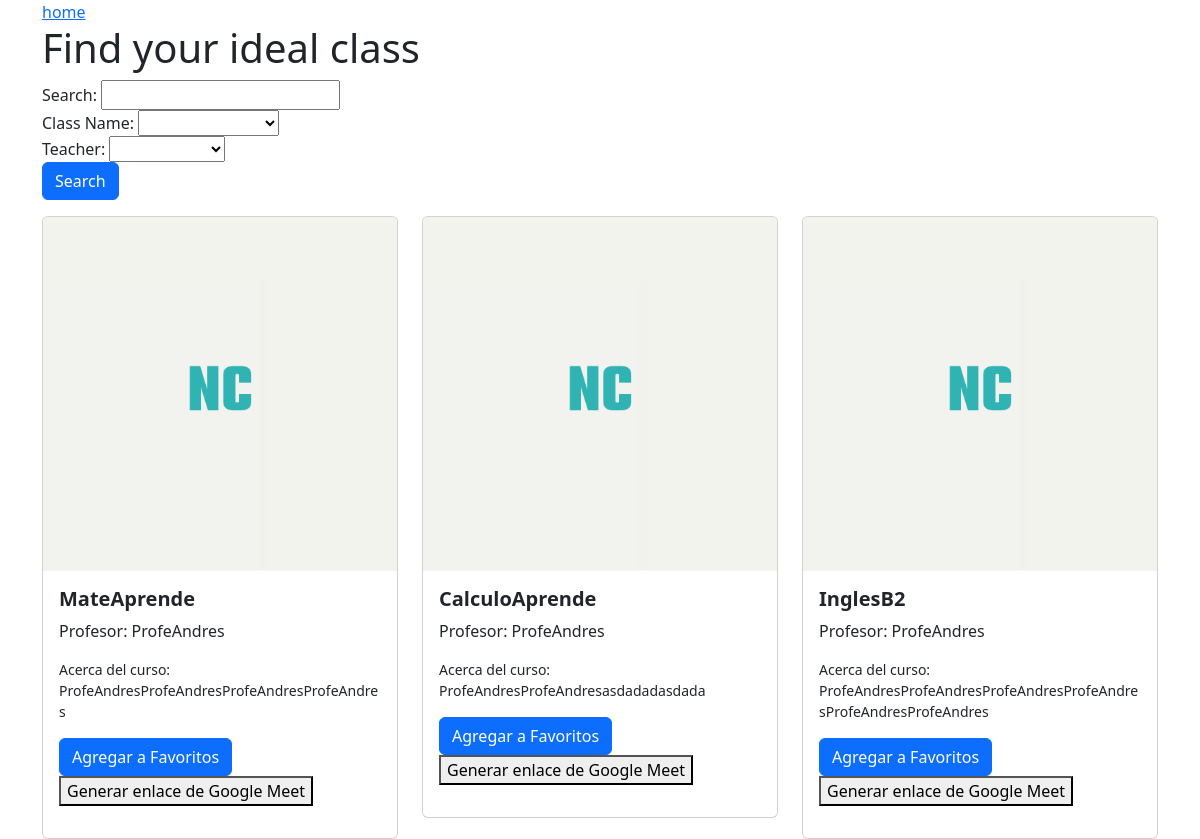
/classes/, run on the app's committed database.
### users/models.py (models this page shows, shortened)
class Class(models.Model):
    className = models.CharField(max_length=100)
    teacher = models.ForeignKey(Teacher, on_delete=models.CASCADE)
    description = models.TextField()
    class_picture = models.ImageField(upload_to='class_photos/', default='class_photos/default_profile.png', null=True, blank=True)

class Teacher(models.Model):
    user = models.OneToOneField(User, on_delete=models.CASCADE)
    specialties = models.CharField(
        max_length=50,
        choices=Specialties.choices
    )
    biography = models.TextField()
    average_rating = models.FloatField(default=0.0)
    availability = models.CharField(
        max_length=50,
        choices=Availability.choices
    )
    mode = models.CharField(
        max_length=50,
        choices=Mode.choices
    )

class User(AbstractBaseUser, PermissionsMixin):
    user_id = models.AutoField(primary_key=True)
    name = models.CharField(max_length=255)
    username = models.CharField(max_length=150, unique=True)
    email = models.EmailField(unique=True)
    password = models.CharField(max_length=128)
    user_type = models.CharField(
        max_length=10,
        choices=UserType.choices
    )
    registration_date = models.DateTimeField(auto_now_add=True)
    profile_picture = models.ImageField(upload_to='profile_photos/', default='profile_photos/default_profile.png',
                                        null=True, blank=True)
    address = models.CharField(max_length=255, null=True, blank=True)
    profile_complete = models.BooleanField(default=False)
    is_active = models.BooleanField(default=True)
    is_staff = models.BooleanField(default=False)
    objects = UserManager()
    USERNAME_FIELD = 'username'
    REQUIRED_FIELDS = ['email', 'name']

### communication/views.py (the view, shortened to what this page needs)
# urls.py: path('classes/', views.classes, name='student_classes'),  # Ruta para mostrar la página con las clases
def classes(request):
    searchClass = request.GET.get('searchClass', '')
    className = request.GET.get('className', '')
    teacher = request.GET.get('teacher', '')
    filters = Q()
    if className:
        filters &= Q(className__icontains=className)
    if teacher:
        filters &= Q(teacher__user__username__icontains=teacher)
    classes = Class.objects.filter(filters)
    context = {
        'classes': classes,
        'className': Class.objects.values_list('className', flat=True).distinct(),
        'teacher': Teacher.objects.values_list('user__username', flat=True).distinct()
    }
    return render(request, 'student_classes.html', context)

### communication/templates/student_classes.html (shortened to what this page needs)
{% extends 'base.html' %}
{% block content %}
<!DOCTYPE html>
<html lang="en">
<head>
</head>
<body>
    <div>
        <nav>
            <a href="{% url 'home' %}">home</a>
        </nav>
    </div>
    <h1>Find your ideal class</h1>
    <form method="GET" action="{% url 'student_classes' %}">
        <div>
            <label for="searchClass">Search: </label>
            <input type="text" id="searchClass" name="searchClass" value="{{ request.GET.searchClass }}">
        </div>
        <div>
            <label for="className">Class Name:</label>
            <select id="className" name="className">
                <option value=""></option>
                {% for class in className %}
                <option value="{{ class }}" {% if request.GET.className == class %}selected{% endif %}>{{ class }}</option>
                {% endfor %}
            </select>
        </div>
        <div>
            <label for="teacher">Teacher:</label>
            <select id="teacher" name="teacher">
                <option value=""></option>
                {% for teacher_name in teacher %}
                    <option value="{{ teacher_name }}" {% if request.GET.teacher == teacher_name %}selected{% endif %}>{{ teacher_name }}</option>
                {% endfor %}
            </select>
        </div>
        <button type="submit" class="btn btn-primary">Search</button>
    </form>
    <div class="row row-cols-1 row-cols-md-3 g-4">
        {% for class in classes %}
        <div class="col">
            <div class="card">
                <img class="card-img-top" src="{{ class.class_picture.url }}" alt="{{ class.className }}">
                <div class="card-body">
                    <h5 class="card-title fw-bold">{{ class.className }}</h5>
                    <p class="card-text">Profesor: {{ class.teacher.user.name }}</p>
                    <p class="card-text"><small>Acerca del curso: {{ class.description }}</small></p>
                    <a href="{% url 'add_favorite_class' class.id %}" class="btn btn-primary">Agregar a Favoritos</a>
                    <form action="{% url 'generate_meet_link' class.id %}" method="post">
                        <button type="submit">Generar enlace de Google Meet</button>
                    </form>
                </div>
            </div>
        </div>
        {% endfor %}
    </div>
</body>
</html>
{% endblock content %}

### data on the page
Class: class_picture (placeholder picture), className "MateAprende", teacher.user.name "ProfeAndres", description "ProfeAndresProfeAndresProfeAndresProfeAndres"
Class: class_picture (placeholder picture), className "CalculoAprende", teacher.user.name "ProfeAndres", description "ProfeAndresProfeAndresasdadadasdada"
Class: class_picture (placeholder picture), className "InglesB2", teacher.user.name "ProfeAndres", description "ProfeAndresProfeAndresProfeAndresProfeAndresProfeAndresProfeAndres"
